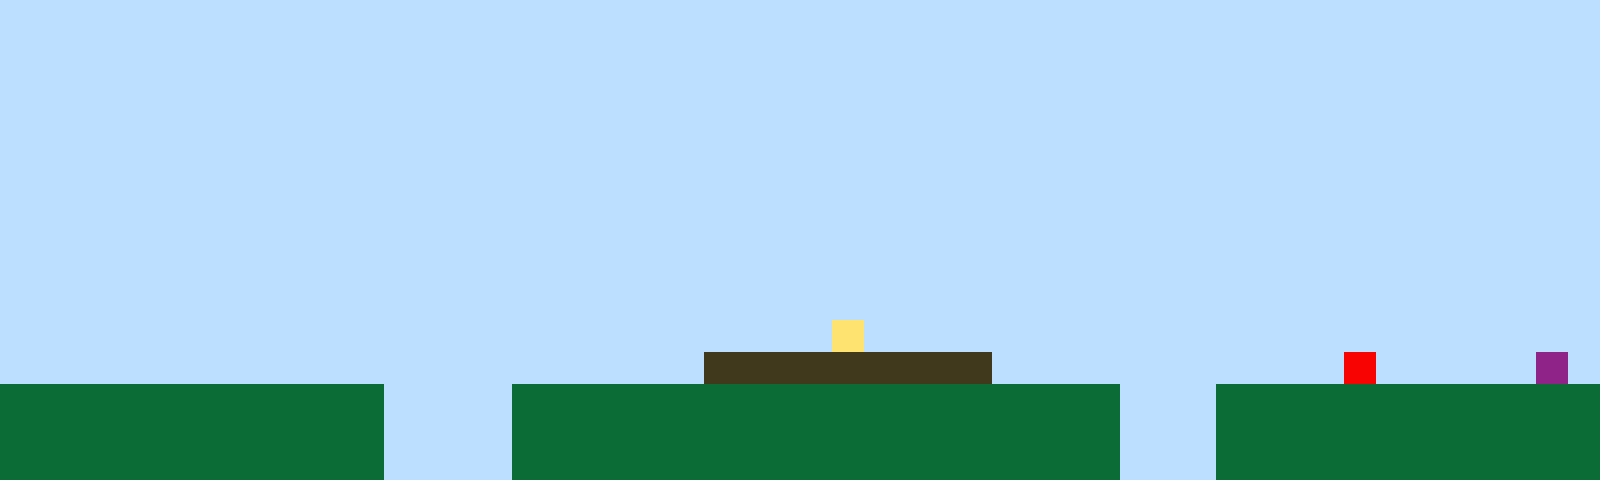

This game map was drawn from its Tiled (.tmx) file and the tilesets committed beside it. A one-line description and the full map source follow:
An orthogonal 50x15 tile map with 32x32 px tiles, 1 tile layer (Tile Layer 1).

<map version="1.10" tiledversion="1.11.2" orientation="orthogonal" renderorder="right-up" width="50" height="15" tilewidth="32" tileheight="32" infinite="0" nextlayerid="2" nextobjectid="1"><editorsettings><export target="map1.csv" format="csv" /></editorsettings><tileset firstgid="1" name="sprites" tilewidth="32" tileheight="32" tilecount="6" columns="3"><image source="sprites.png" width="96" height="64" /></tileset><layer id="1" name="Tile Layer 1" width="50" height="15"><data encoding="csv">1,1,1,1,1,1,1,1,1,1,1,1,1,1,1,1,1,1,1,1,1,1,1,1,1,1,1,1,1,1,1,1,1,1,1,1,1,1,1,1,1,1,1,1,1,1,1,1,1,1,1,1,1,1,1,1,1,1,1,1,1,1,1,1,1,1,1,1,1,1,1,1,1,1,1,1,1,1,1,1,1,1,1,1,1,1,1,1,1,1,1,1,1,1,1,1,1,1,1,1,1,1,1,1,1,1,1,1,1,1,1,1,1,1,1,1,1,1,1,1,1,1,1,1,1,1,1,1,1,1,1,1,1,1,1,1,1,1,1,1,1,1,1,1,1,1,1,1,1,1,1,1,1,1,1,1,1,1,1,1,1,1,1,1,1,1,1,1,1,1,1,1,1,1,1,1,1,1,1,1,1,1,1,1,1,1,1,1,1,1,1,1,1,1,1,1,1,1,1,1,1,1,1,1,1,1,1,1,1,1,1,1,1,1,1,1,1,1,1,1,1,1,1,1,1,1,1,1,1,1,1,1,1,1,1,1,1,1,1,1,1,1,1,1,1,1,1,1,1,1,1,1,1,1,1,1,1,1,1,1,1,1,1,1,1,1,1,1,1,1,1,1,1,1,1,1,1,1,1,1,1,1,1,1,1,1,1,1,1,1,1,1,1,1,1,1,1,1,1,1,1,1,1,1,1,1,1,1,1,1,1,1,1,1,1,1,1,1,1,1,1,1,1,1,1,1,1,1,1,1,1,1,1,1,1,1,1,1,1,1,1,1,1,1,1,1,1,1,1,1,1,1,1,1,1,1,1,1,1,1,1,1,1,1,1,1,1,1,1,1,1,1,1,1,1,1,1,1,1,1,1,1,1,1,1,1,1,1,1,1,1,1,1,1,1,1,1,1,1,1,1,1,1,1,1,1,1,1,1,1,1,1,1,1,1,1,1,1,1,1,1,1,1,1,1,1,1,1,1,1,1,1,1,1,1,1,1,1,1,1,1,1,1,1,1,1,1,1,1,1,1,1,1,1,1,1,1,1,1,1,1,1,1,1,1,1,1,1,1,1,1,1,1,1,1,1,1,1,1,1,1,1,1,1,1,1,1,1,1,1,1,1,1,1,1,1,1,1,1,1,1,1,1,1,1,1,1,1,1,1,1,1,1,1,1,1,1,1,1,1,1,1,1,1,1,1,4,1,1,1,1,1,1,1,1,1,1,1,1,1,1,1,1,1,1,1,1,1,1,1,1,1,1,1,1,1,1,1,1,1,1,1,1,1,1,1,1,1,1,1,1,1,3,3,3,3,3,3,3,3,3,1,1,1,1,1,1,1,1,1,1,1,5,1,1,1,1,1,6,1,2,2,2,2,2,2,2,2,2,2,2,2,1,1,1,1,2,2,2,2,2,2,2,2,2,2,2,2,2,2,2,2,2,2,2,1,1,1,2,2,2,2,2,2,2,2,2,2,2,2,2,2,2,2,2,2,2,2,2,2,2,2,1,1,1,1,2,2,2,2,2,2,2,2,2,2,2,2,2,2,2,2,2,2,2,1,1,1,2,2,2,2,2,2,2,2,2,2,2,2,2,2,2,2,2,2,2,2,2,2,2,2,1,1,1,1,2,2,2,2,2,2,2,2,2,2,2,2,2,2,2,2,2,2,2,1,1,1,2,2,2,2,2,2,2,2,2,2,2,2</data></layer></map>
